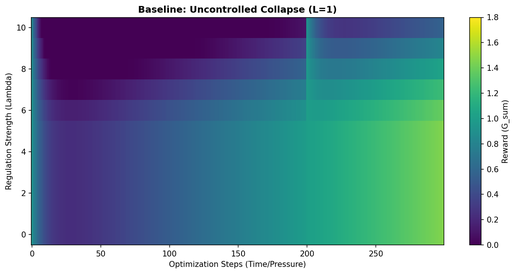
#> input picture experiments/results/chaos_scan/heatmap_open_L1.png, 515 x 274 px, shrunk from 1384 x 735 before the run
$ python make_narrative_chart.py
#> lines starting #> are read from the running program, lines starting #| are printed output that depends on the picture
"""
make_narrative_chart.py

Assembles the "Cybernetic Trinity" narrative chart for README/Whitepaper.
Combines:
1. Open-Loop Baseline (Chaos)
2. Closed-Loop L=50 (Failure)
3. Closed-Loop L=1 (Success)

Output: narrative_trinity_chart.png
"""

import os
import matplotlib.pyplot as plt
import matplotlib.image as mpimg


def make_chart():
    # Fix paths relative to this script
    current_dir = os.path.dirname(os.path.abspath(__file__))
    root_dir = os.path.dirname(os.path.dirname(current_dir))
    img_dir = os.path.join(root_dir, "experiments", "results", "chaos_scan")

    # Files to assemble (The Narrative Arc)
    files = [
        ("heatmap_open_L1.png", "1. Baseline: Uncontrolled Chaos"),
        ("heatmap_closed_L50.png", "2. High Latency (L=50): Control Failure"),
        ("heatmap_closed_L1.png", "3. DynaAlign (L=1): Stabilization")
    ]

    images = []
    print(f"🖼️  Assembling Narrative Chart from {img_dir}...")

    for fname, title in files:
        path = os.path.join(img_dir, fname)
        if os.path.exists(path):
            images.append((mpimg.imread(path), title))
        else:
            print(f"⚠️ Missing file: {fname}. Please run open/closed loop scans first.")
            return

    # Plot
    fig, axes = plt.subplots(1, 3, figsize=(18, 5))
    for ax, (img, title) in zip(axes, images):
        ax.imshow(img)
        ax.set_title(title, fontsize=14, fontweight='bold')
        ax.axis('off')
#> this loop made 3 passes
#> title on passes 1 to 3: '1. Baseline: Uncontrolled Chaos', '2. High Latency (L=50): Control Failure', '3. DynaAlign (L=1): Stabilization'

    plt.tight_layout()
    out_path = os.path.join(img_dir, "narrative_trinity_chart.png")
    plt.savefig(out_path, dpi=150, bbox_inches='tight')
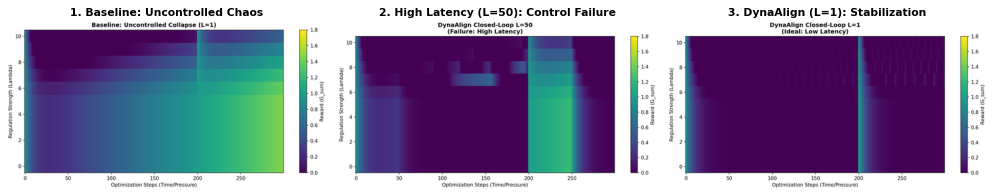
#> figure drawn by matplotlib, 3 panels
    print(f"✅ Narrative Chart Created: {out_path}")


if __name__ == "__main__":
    make_chart()
